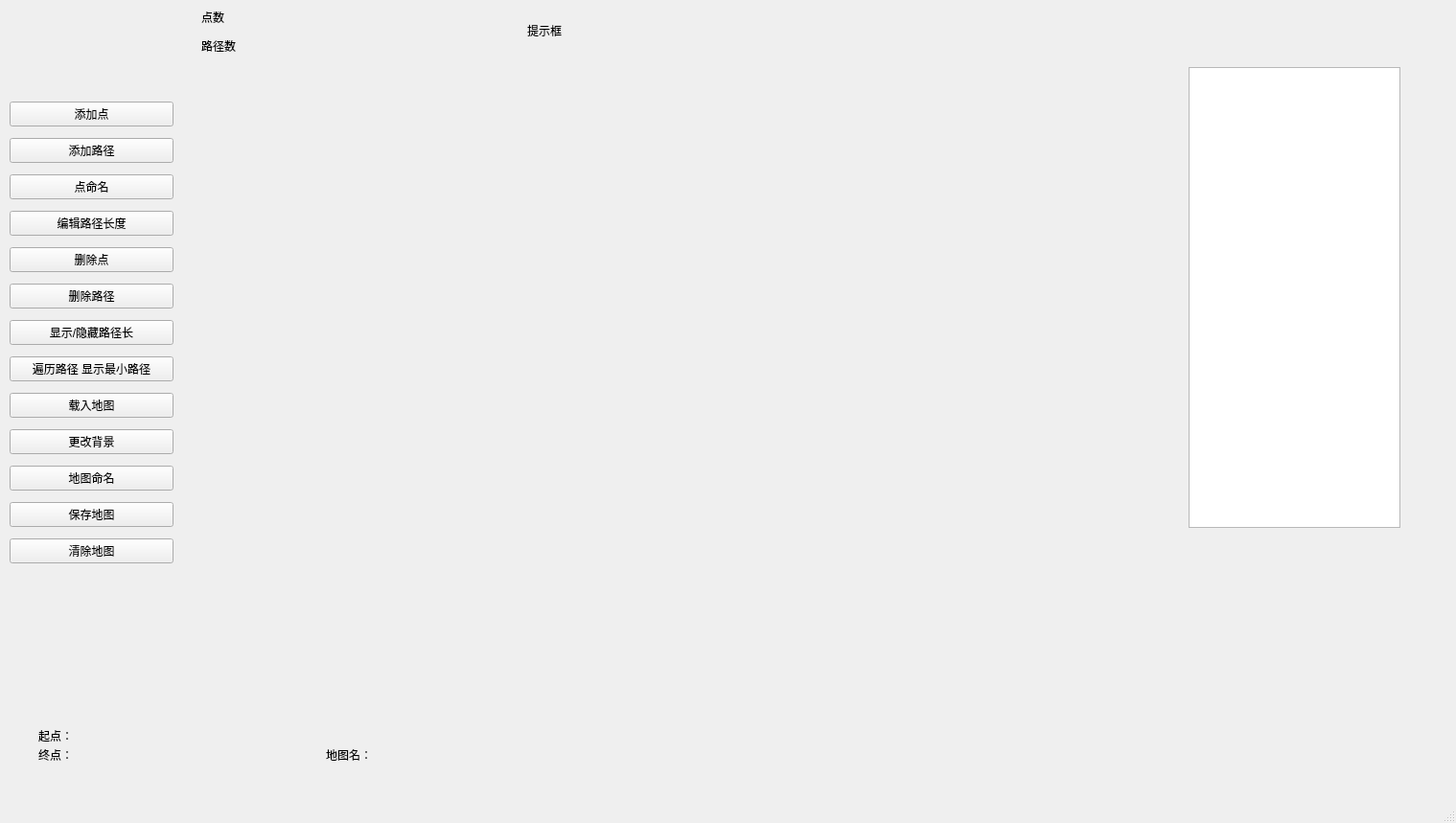
<?xml version="1.0" encoding="UTF-8"?>
<ui version="4.0">
 <class>MapEditor</class>
 <widget class="QMainWindow" name="MapEditor">
  <property name="geometry">
   <rect>
    <x>0</x>
    <y>0</y>
    <width>1519</width>
    <height>859</height>
   </rect>
  </property>
  <property name="windowTitle">
   <string>MainWindow</string>
  </property>
  <property name="iconSize">
   <size>
    <width>100</width>
    <height>100</height>
   </size>
  </property>
  <widget class="QWidget" name="centralwidget">
   <widget class="QListWidget" name="listWidget">
    <property name="geometry">
     <rect>
      <x>1240</x>
      <y>70</y>
      <width>221</width>
      <height>481</height>
     </rect>
    </property>
   </widget>
   <widget class="QLabel" name="label_2">
    <property name="geometry">
     <rect>
      <x>210</x>
      <y>10</y>
      <width>111</width>
      <height>16</height>
     </rect>
    </property>
    <property name="text">
     <string>点数</string>
    </property>
   </widget>
   <widget class="QLabel" name="label_3">
    <property name="geometry">
     <rect>
      <x>210</x>
      <y>40</y>
      <width>101</width>
      <height>16</height>
     </rect>
    </property>
    <property name="text">
     <string>路径数</string>
    </property>
   </widget>
   <widget class="QLabel" name="label_4">
    <property name="geometry">
     <rect>
      <x>40</x>
      <y>760</y>
      <width>161</width>
      <height>16</height>
     </rect>
    </property>
    <property name="text">
     <string>起点：</string>
    </property>
   </widget>
   <widget class="QLabel" name="label_5">
    <property name="geometry">
     <rect>
      <x>40</x>
      <y>780</y>
      <width>161</width>
      <height>16</height>
     </rect>
    </property>
    <property name="text">
     <string>终点：</string>
    </property>
   </widget>
   <widget class="QLabel" name="label_6">
    <property name="geometry">
     <rect>
      <x>340</x>
      <y>780</y>
      <width>58</width>
      <height>16</height>
     </rect>
    </property>
    <property name="text">
     <string>地图名：</string>
    </property>
   </widget>
   <widget class="QWidget" name="widget" native="true">
    <property name="geometry">
     <rect>
      <x>10</x>
      <y>100</y>
      <width>171</width>
      <height>501</height>
     </rect>
    </property>
    <layout class="QVBoxLayout" name="verticalLayout">
     <item>
      <widget class="QPushButton" name="pushButton">
       <property name="text">
        <string>添加点</string>
       </property>
      </widget>
     </item>
     <item>
      <widget class="QPushButton" name="pushButton_2">
       <property name="text">
        <string>添加路径</string>
       </property>
      </widget>
     </item>
     <item>
      <widget class="QPushButton" name="pushButton_7">
       <property name="text">
        <string>点命名</string>
       </property>
      </widget>
     </item>
     <item>
      <widget class="QPushButton" name="pushButton_5">
       <property name="text">
        <string>编辑路径长度</string>
       </property>
      </widget>
     </item>
     <item>
      <widget class="QPushButton" name="pushButton_3">
       <property name="text">
        <string>删除点</string>
       </property>
      </widget>
     </item>
     <item>
      <widget class="QPushButton" name="pushButton_4">
       <property name="text">
        <string>删除路径</string>
       </property>
      </widget>
     </item>
     <item>
      <widget class="QPushButton" name="pushButton_8">
       <property name="text">
        <string>显示/隐藏路径长</string>
       </property>
      </widget>
     </item>
     <item>
      <widget class="QPushButton" name="pushButton_6">
       <property name="text">
        <string>遍历路径 显示最小路径</string>
       </property>
      </widget>
     </item>
     <item>
      <widget class="QPushButton" name="pushButton_11">
       <property name="text">
        <string>载入地图</string>
       </property>
      </widget>
     </item>
     <item>
      <widget class="QPushButton" name="pushButton_13">
       <property name="text">
        <string>更改背景</string>
       </property>
      </widget>
     </item>
     <item>
      <widget class="QPushButton" name="pushButton_9">
       <property name="text">
        <string>地图命名</string>
       </property>
      </widget>
     </item>
     <item>
      <widget class="QPushButton" name="pushButton_12">
       <property name="text">
        <string>保存地图</string>
       </property>
      </widget>
     </item>
     <item>
      <widget class="QPushButton" name="pushButton_10">
       <property name="text">
        <string>清除地图</string>
       </property>
      </widget>
     </item>
    </layout>
   </widget>
   <widget class="QLabel" name="label">
    <property name="geometry">
     <rect>
      <x>550</x>
      <y>0</y>
      <width>311</width>
      <height>64</height>
     </rect>
    </property>
    <property name="text">
     <string>提示框</string>
    </property>
   </widget>
   <widget class="QPushButton" name="pushButton_14">
    <property name="geometry">
     <rect>
      <x>50</x>
      <y>10</y>
      <width>91</width>
      <height>91</height>
     </rect>
    </property>
    <property name="text">
     <string/>
    </property>
    <property name="icon">
     <iconset resource="res.qrc">
      <normaloff>:/new/prefix1/logo.png</normaloff>:/new/prefix1/logo.png</iconset>
    </property>
    <property name="iconSize">
     <size>
      <width>100</width>
      <height>100</height>
     </size>
    </property>
    <property name="flat">
     <bool>true</bool>
    </property>
   </widget>
   <widget class="QPushButton" name="pushButton_15">
    <property name="geometry">
     <rect>
      <x>1280</x>
      <y>580</y>
      <width>151</width>
      <height>161</height>
     </rect>
    </property>
    <property name="text">
     <string/>
    </property>
    <property name="icon">
     <iconset resource="res.qrc">
      <normaloff>:/new/prefix1/logo.png</normaloff>:/new/prefix1/logo.png</iconset>
    </property>
    <property name="iconSize">
     <size>
      <width>150</width>
      <height>150</height>
     </size>
    </property>
    <property name="flat">
     <bool>true</bool>
    </property>
   </widget>
  </widget>
  <widget class="QMenuBar" name="menubar">
   <property name="geometry">
    <rect>
     <x>0</x>
     <y>0</y>
     <width>1519</width>
     <height>22</height>
    </rect>
   </property>
  </widget>
  <widget class="QStatusBar" name="statusbar"/>
 </widget>
 <resources>
  <include location="res.qrc"/>
 </resources>
 <connections/>
</ui>
